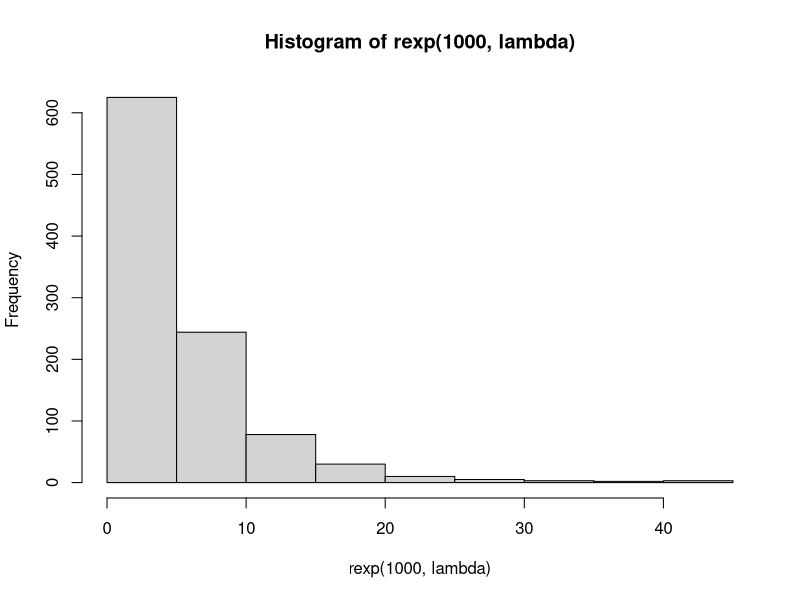
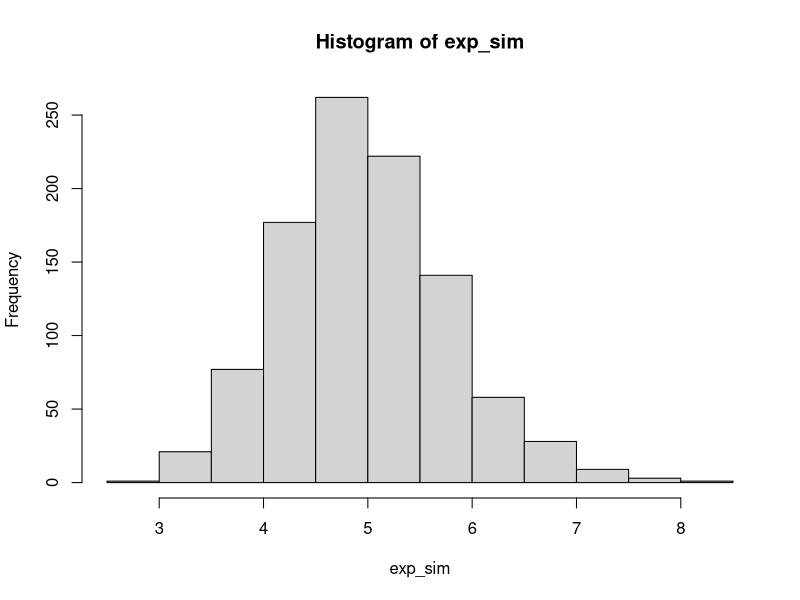
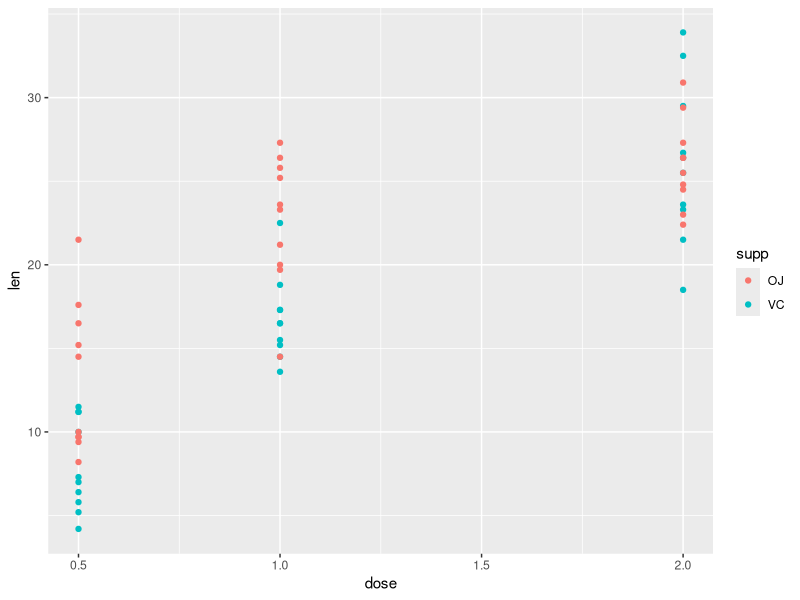
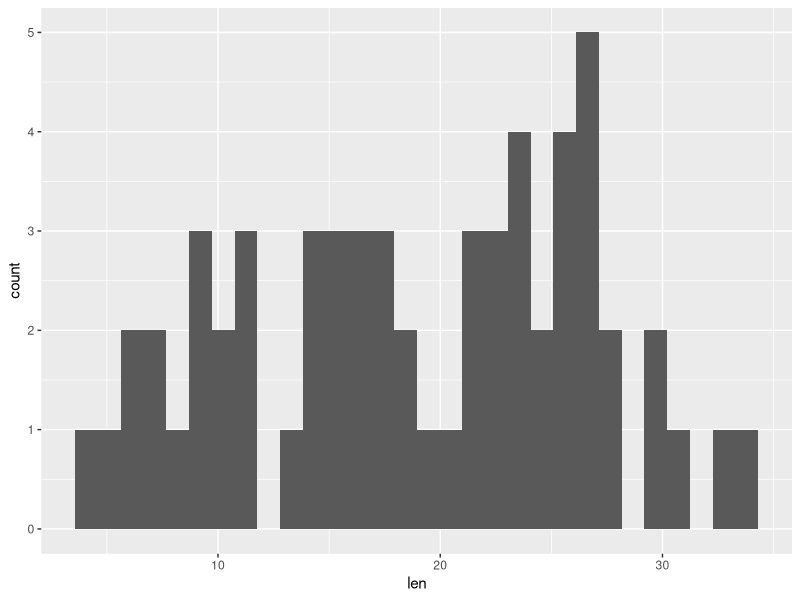

Write the R code that produced these figures, in order. (Note: this script raises an error after producing the figures.)
# Load necessary R packages
library(dplyr)
library(ggplot2)

# Set seed
set.seed(42)

# 1000 simulations of 40 exponential random variables
exp_sim <- NULL
num_sims <- 1000
n <- 40
lambda <- 0.2

for (i in 1 : num_sims){
        exp_sim <- c(exp_sim, mean(rexp(n, lambda)))
}


# Compare sample mean to theoretical (1/lambda = 5)
mean(exp_sim)

# Compare sample variance to theoretical (1/lambda = 5)
sd(exp_sim) * sqrt(n)

# Histogram showing distrubution of 1000 random exponential variables
hist(rexp(1000, lambda))

# Histogram showing distribtution of 1000 averages of 40 exponential variables 
hist(exp_sim)


###########
## Part 2##
###########

# Load data and conduct simple exploratory analysis
data("ToothGrowth")

str(ToothGrowth)
head(ToothGrowth)
summary(ToothGrowth)

# Make plot comparing Tooth length over different supplements and doses 
ggplot(ToothGrowth, aes(x = dose, y = len)) + geom_point(aes(col = supp))

# Check to see if data appear normally distributed
ggplot(ToothGrowth, aes(len)) + geom_histogram()

# Check for equal variance accross supplement types
ToothGrowth %>% group_by(supp) %>%
        summarise(variance = var(len))

# Check for eaual variance accross dose amounts
ToothGrowth %>% group_by(dose) %>%
        summarise(variance = var(len))

# Conduct T test to compare supplement types
t.test(data = ToothGrowth, len ~ supp, paired = F, var.equal = F)

# Conduct T test to compare dose amounts (0.5 vs 2.0)
t.test(data = filter(ToothGrowth, dose != 1.0),
       len ~ as.numeric(dose), paired = F, var.equal = F)
